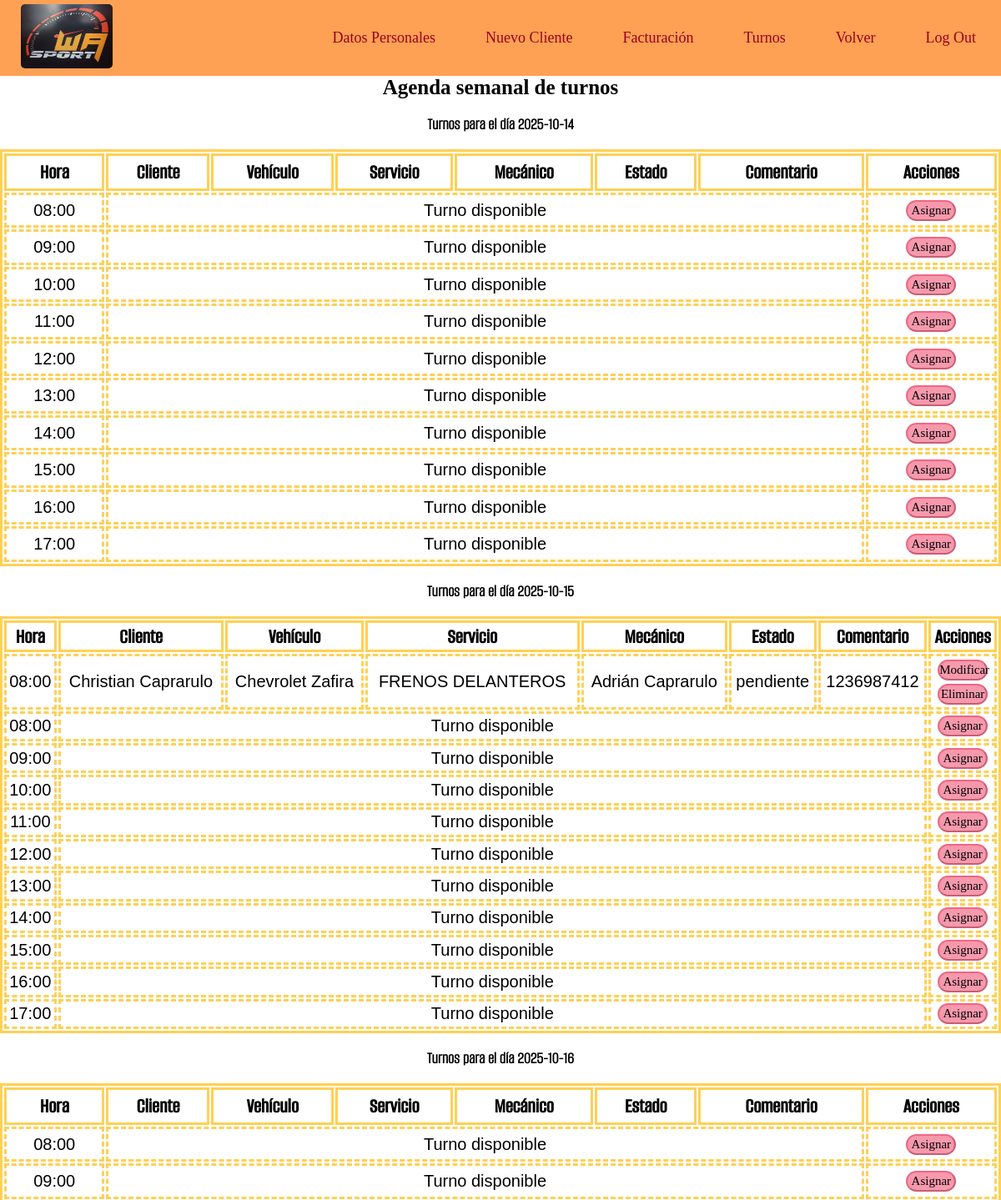
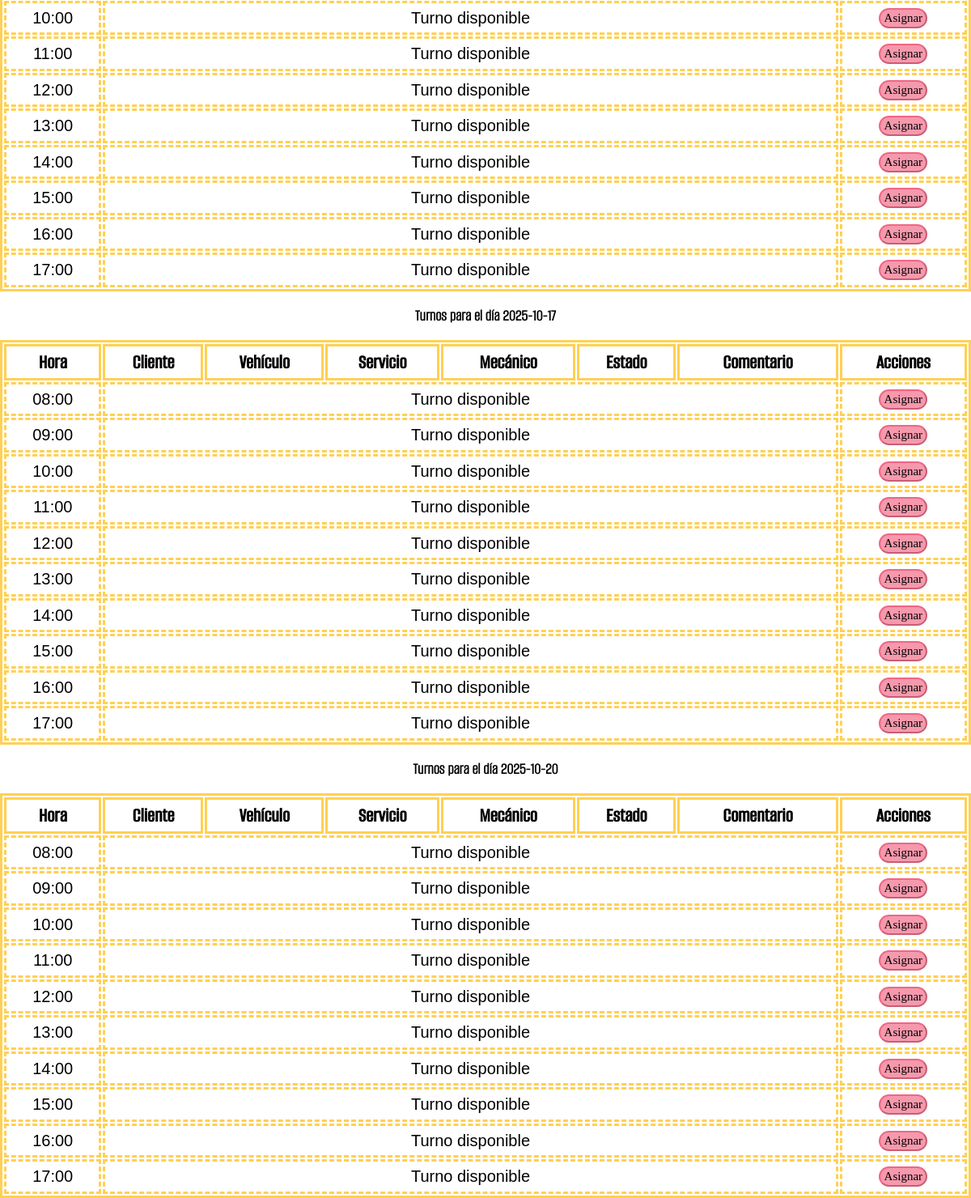
/turnos.php (signed in), run on the app's committed database (2 pictures, top to bottom).
### tables this page shows
CREATE TABLE `turnos` (
  `turno_id` int(11) NOT NULL,
  `turno_fecha` date NOT NULL,
  `turno_hora` time NOT NULL,
  `cliente_DNI` char(8) DEFAULT NULL,
  `vehiculo_patente` varchar(10) DEFAULT NULL,
  `mecanico_dni` char(8) DEFAULT NULL,
  `turno_estado` enum('pendiente','finalizado') DEFAULT 'pendiente',
  `turno_comentario` text DEFAULT NULL
);

CREATE TABLE `clientes` (
  `cliente_DNI` varchar(10) NOT NULL,
  `cliente_contrasena` varchar(255) NOT NULL,
  `cliente_nombre` varchar(50) NOT NULL,
  `cliente_direccion` varchar(50) DEFAULT NULL,
  `cliente_localidad` varchar(15) DEFAULT NULL,
  `cliente_telefono` varchar(15) DEFAULT NULL,
  `cliente_email` varchar(255) NOT NULL,
  `token_recuperacion` varchar(255) DEFAULT NULL
);

CREATE TABLE `vehiculos` (
  `vehiculo_patente` varchar(10) NOT NULL,
  `cliente_DNI` varchar(10) NOT NULL,
  `vehiculo_marca` varchar(10) NOT NULL,
  `vehiculo_modelo` varchar(10) NOT NULL,
  `vehiculo_anio` varchar(4) DEFAULT NULL,
  `vehiculo_color` varchar(10) DEFAULT NULL,
  `vehiculo_motor` varchar(10) DEFAULT NULL
);

CREATE TABLE `servicios` (
  `servicio_codigo` varchar(5) NOT NULL,
  `servicio_nombre` varchar(35) NOT NULL,
  `servicio_descripcion` varchar(100) NOT NULL,
  `servicio_costo` decimal(8,2) NOT NULL
);

CREATE TABLE `empleados` (
  `empleado_DNI` varchar(10) NOT NULL,
  `empleado_contrasena` varchar(255) NOT NULL,
  `empleado_nombre` varchar(50) NOT NULL,
  `empleado_roll` varchar(255) NOT NULL,
  `empleado_email` text NOT NULL,
  `token_recuperacion` varchar(255) DEFAULT NULL,
  `empleado_direccion` varchar(50) DEFAULT NULL,
  `empleado_localidad` varchar(15) DEFAULT NULL,
  `empleado_telefono` varchar(15) DEFAULT NULL
);

### turnos.php (the view, shortened to what this page needs)
<?php
include 'conexion_base.php';
try {
    $stmt = $conexion->prepare("
        SELECT t.turno_id, t.turno_fecha, t.turno_hora, t.turno_comentario, t.turno_estado,
               c.cliente_nombre,
               v.vehiculo_marca, v.vehiculo_modelo,
               e.empleado_nombre AS mecanico_nombre,
               s.servicio_nombre
        FROM turnos t
        LEFT JOIN vehiculos v ON t.vehiculo_patente = v.vehiculo_patente
        LEFT JOIN clientes c ON t.cliente_DNI = c.cliente_DNI
        LEFT JOIN empleados e ON t.mecanico_DNI = e.empleado_DNI
        LEFT JOIN orden_trabajo ot ON t.turno_id = ot.turno_id
        LEFT JOIN servicios s ON ot.servicio_codigo = s.servicio_codigo
        WHERE t.turno_fecha BETWEEN CURDATE() AND DATE_ADD(CURDATE(), INTERVAL 6 DAY)
        ORDER BY t.turno_fecha ASC, t.turno_hora ASC
    ");
    $stmt->execute();
    $turnos = $stmt->fetchAll(PDO::FETCH_ASSOC);
} catch (PDOException $e) {
    die("Error al obtener turnos: " . $e->getMessage());
}
$turnosPorDiaHora = [];
foreach ($turnos as $turno) {
    $fecha = $turno['turno_fecha'];
    $hora = date('H:i', strtotime($turno['turno_hora']));
    $turnosPorDiaHora[$fecha][$hora][] = $turno;
}
$horarios = ["08:00", "09:00", "10:00", "11:00", "12:00", "13:00", "14:00", "15:00", "16:00", "17:00"];
$dias = [];
for ($i = 0; $i < 7; $i++) {
    $fecha = date('Y-m-d', strtotime("+$i day"));
    if (date('N', strtotime($fecha)) < 6) {
        $dias[] = $fecha;
    }
}
?>
<!DOCTYPE html>
<html lang="es">
<head>
    <link rel="stylesheet" href="estilopagina.css">
</head>
<body>
<?php include("nav_rec.php"); ?>
    <h1 class="turnos_tit">Agenda semanal de turnos</h1>
<main>
    <?php foreach ($dias as $fecha): ?>
        <section class="turnos">
            <br>
            <h3>Turnos para el día <?= $fecha ?></h3>
            <br>
            <table>
                <tr>
                    <th>Hora</th>
                    <th>Cliente</th>
                    <th>Vehículo</th>
                    <th>Servicio</th>
                    <th>Mecánico</th>
                    <th>Estado</th>
                    <th>Comentario</th>
                    <th>Acciones</th>
                </tr>
                <?php foreach ($horarios as $hora): ?>
                    <?php
                    $hayTurnos = isset($turnosPorDiaHora[$fecha][$hora]);
                    $turnosEnHorario = $hayTurnos ? $turnosPorDiaHora[$fecha][$hora] : [];
                    $slotsDisponibles = 4 - count($turnosEnHorario);
                    ?>
                    <?php if ($hayTurnos): ?>
                        <?php foreach ($turnosEnHorario as $turno): ?>
                            <tr>
                                <td><?= $hora ?></td>
                                <td><?= htmlspecialchars($turno['cliente_nombre'] ?? '') ?></td>
                                <td><?= htmlspecialchars(($turno['vehiculo_marca'] ?? '') . ' ' . ($turno['vehiculo_modelo'] ?? '')) ?></td>
                                <td><?= htmlspecialchars($turno['servicio_nombre'] ?? '') ?></td>
                                <td><?= htmlspecialchars($turno['mecanico_nombre'] ?? '') ?></td>
                                <td><?= htmlspecialchars($turno['turno_estado']) ?></td>
                                <td><?= htmlspecialchars($turno['turno_comentario']) ?></td>
                                <td class="acciones">
                                    <form method="post" action="modificar_turno.php">
                                        <button type="submit">Modificar</button>
                                    </form>
                                    <form method="post" action="eliminar_turno.php" onsubmit="return confirm('¿Deseás eliminar este turno?');">
                                        <button type="submit">Eliminar</button>
                                    </form>
                                </td>
                            </tr>
                        <?php endforeach; ?>
                    <?php endif; ?>
                    <?php if ($slotsDisponibles > 0): ?>
                        <tr>
                            <td><?= $hora ?></td>
                            <td colspan="6">Turno disponible</td>
                            <td class="acciones">
                                <form method="post" action="asignar_turno.php">
                                    <button type="submit">Asignar</button>
                                </form>
                            </td>
                        </tr>
                    <?php endif; ?>
                <?php endforeach; ?>
            </table>
        </section>
    <?php endforeach; ?>
</main>
</body>
</html>

### estilopagina.css (style rules this page uses)
* { margin: 0; padding: 0; box-sizing: border-box; }
html, body { width: 100%; height: 100%; }
.turnos_tit { font-family: 'Big_Shoulders_ExtraBold'; font-size: 25px; text-align: center; }
.turnos h3 { font-family: 'AlumniSans_Light'; font-size: 20px; text-align: center; }
.turnos table { width: 1200px; height: 500px; text-align: center; margin: auto; border-style: solid; border-color: #FFD054; }
.turnos th { font-family: 'AlumniSans_Medium'; font-size: 25px; text-align: center; border-style: solid; border-color: #FFD054; }
.turnos td { font-family: Arial, 'Big_Shoulders_Medium'; font-size: 20px; text-align: center; border-style: dashed; border-color: #FFD054; }
.turnos button { border-radius: 18px; background-color: #ed2e577c; border-color: #ed2e577c; width: 60px; height: 25px; font-family: 'Big_Shoulders_Medium'; font-size: 15px; margin: 2px auto 2px }

### data on the page
turnos: hora "08:00", clientes.cliente_nombre "Christian Caprarulo", vehiculo_patente.vehiculo_modelo "Chevrolet Zafira", servicios.servicio_nombre "FRENOS DELANTEROS", mecanico_dni.empleado_nombre "Adrián Caprarulo", turno_estado "pendiente", turno_comentario "1236987412"

### other printed values
$fecha "2025-10-14"
$hora "08:00"
$hora "09:00"
$hora "10:00"
$hora "11:00"
$hora "12:00"
$hora "13:00"
$hora "14:00"
$hora "15:00"
$hora "16:00"
$hora "17:00"
$fecha "2025-10-15"
$fecha "2025-10-16"
$fecha "2025-10-17"
$fecha "2025-10-20"
